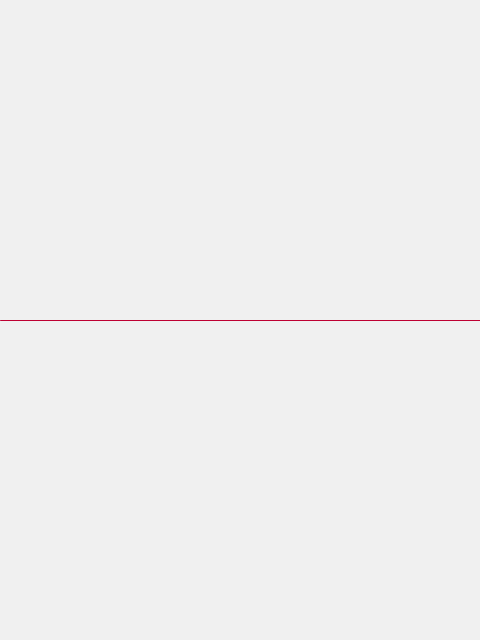
Frame 1 (no input)
Frame 2 (the mouse pressed at the canvas centre, redrawn once): identical to frame 1, image omitted

The Processing sketch that drew this single still picture (run headless with seeded random() and noise(); the mouse was pressed at the canvas centre and the sketch redrawn once):

// Processing sketch: thin_red_line_the
// ── thin_red_line_the.pde
// Manuale di Programmazione Cinematografica
// Daniele Olmisani, 2015

// The thin red line (1998)


final color PAPER = color(240, 240, 240);
final color INK = color(190, 0, 50);


void setup() {
  size(480, 640);
  noLoop();
}


void draw() {
  
  final float S = 0.002*min(width, height);
  
  background(PAPER);
  stroke(INK);
  strokeWeight(S);
  
  line(0, 0.5*height, width, 0.5*height);
  
  save("the-thin-red-line.png");
}
  
